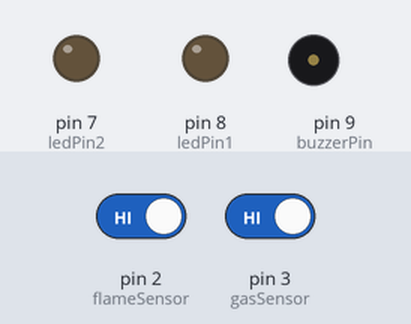
Simulated run of this sketch. Board: Arduino Uno, built with avr-gcc and run on an emulated ATmega328P. Shown: output pins drawn as LEDs (lit = HIGH), buzzer (waves = sounding). Dashed ring = blinking. The test bench sets the inputs (shaded band); at power-on: pin 2 (flameSensor) HIGH, pin 3 (gasSensor) HIGH.

Above: at 1.2 s.
1.3 s: pin 2 (flameSensor) driven LOW
At 2.2 s:
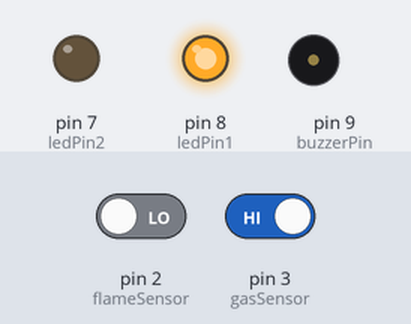
2.8 s: pin 3 (gasSensor) driven LOW
At 3.3 s:
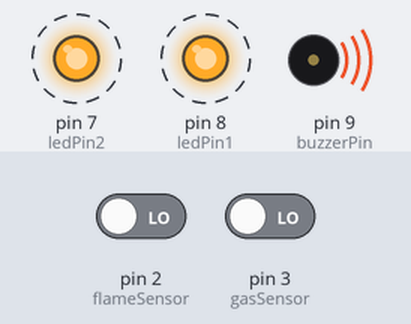
5.8 s: pin 2 (flameSensor) driven HIGH
At 6.9 s:
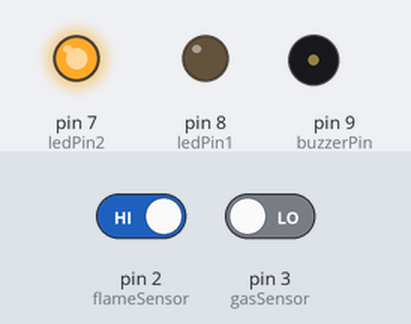
7.5 s: pin 3 (gasSensor) driven HIGH
At 8.1 s:
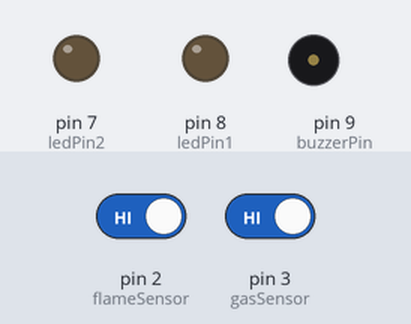
Timing chart, 0 to 10.0 s (numbered marks = the images above; inputs shaded):
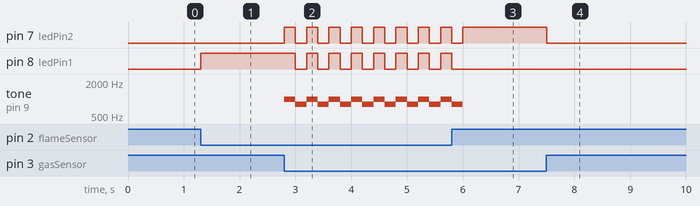

The sketch:

Arduino_LED_Flame_sensor_Buzzer_Gas_sensor.ino
```cpp
// 4단계: 불꽃 또는 가스가 감지되면 울리는 스마트 복합 경보기

int flameSensor = 2; // 불꽃 센서: 2번 핀
int gasSensor = 3;   // 가스(연기) 센서(MQ-2): 3번 핀
int ledPin1 = 8;     // 불꽃 감지 확인용 LED: 8번 핀
int ledPin2 = 7;     // 가스 감지 확인용 LED: 7번 핀
int buzzerPin = 9;   // 피에조 부저: 9번 핀

void setup() {
  pinMode(flameSensor, INPUT);
  pinMode(gasSensor, INPUT);
  pinMode(ledPin1, OUTPUT);
  pinMode(ledPin2, OUTPUT);
  pinMode(buzzerPin, OUTPUT);
}

void loop() {
  int fireState = digitalRead(flameSensor);
  int gasState = digitalRead(gasSensor);

  // 둘 다 감지된 경우 (&& 기호는 '그리고(AND)'를 의미)
  if (fireState == LOW && gasState == LOW) {
    // 비상 작동: 두 LED 모두 깜빡이고 사이렌 울림
    digitalWrite(ledPin1, HIGH); // LED가 LOW일 때 켜진다면 LOW로 수정하세요
    digitalWrite(ledPin2, HIGH);
    tone(buzzerPin, 1000);
    delay(200);

    digitalWrite(ledPin1, LOW);
    digitalWrite(ledPin2, LOW);
    tone(buzzerPin, 800);
    delay(200);

  }
  // 불꽃만 감지된 경우
  else if (fireState == LOW) {
    digitalWrite(ledPin1, HIGH); // 불꽃 LED 켜짐
    digitalWrite(ledPin2, LOW);  // 가스 LED 꺼짐
    noTone(buzzerPin);           // 부저 안 울림
  }
  // 가스만 감지된 경우
  else if (gasState == LOW) {
    digitalWrite(ledPin1, LOW);  // 불꽃 LED 꺼짐
    digitalWrite(ledPin2, HIGH); // 가스 LED 켜짐
    noTone(buzzerPin);           // 부저 안 울림
  }
  // 둘 다 감지되지 않은 평상시
  else {
    digitalWrite(ledPin1, LOW);
    digitalWrite(ledPin2, LOW);
    noTone(buzzerPin);
  }
}
```

Measured:
- after the input at 1.3 s, pin 8 (ledPin1): LOW → HIGH at once
- after the input at 2.8 s, pin 7 (ledPin2): alternates HIGH for 0.20 s and LOW for 0.20 s, starting at once; pin 8 (ledPin1): alternates HIGH for 0.20 s and LOW for 0.20 s, starting after 0.20 s; tone on pin 9 (buzzerPin): alternates 1000 Hz for 0.20 s and 800 Hz for 0.20 s, starting at once
- after the input at 5.8 s, pin 7 (ledPin2): goes on until 6.0 s, then stays HIGH; pin 8 (ledPin1): goes on until 5.8 s, then stays LOW
- after the input at 7.5 s, pin 7 (ledPin2): HIGH → LOW at once
